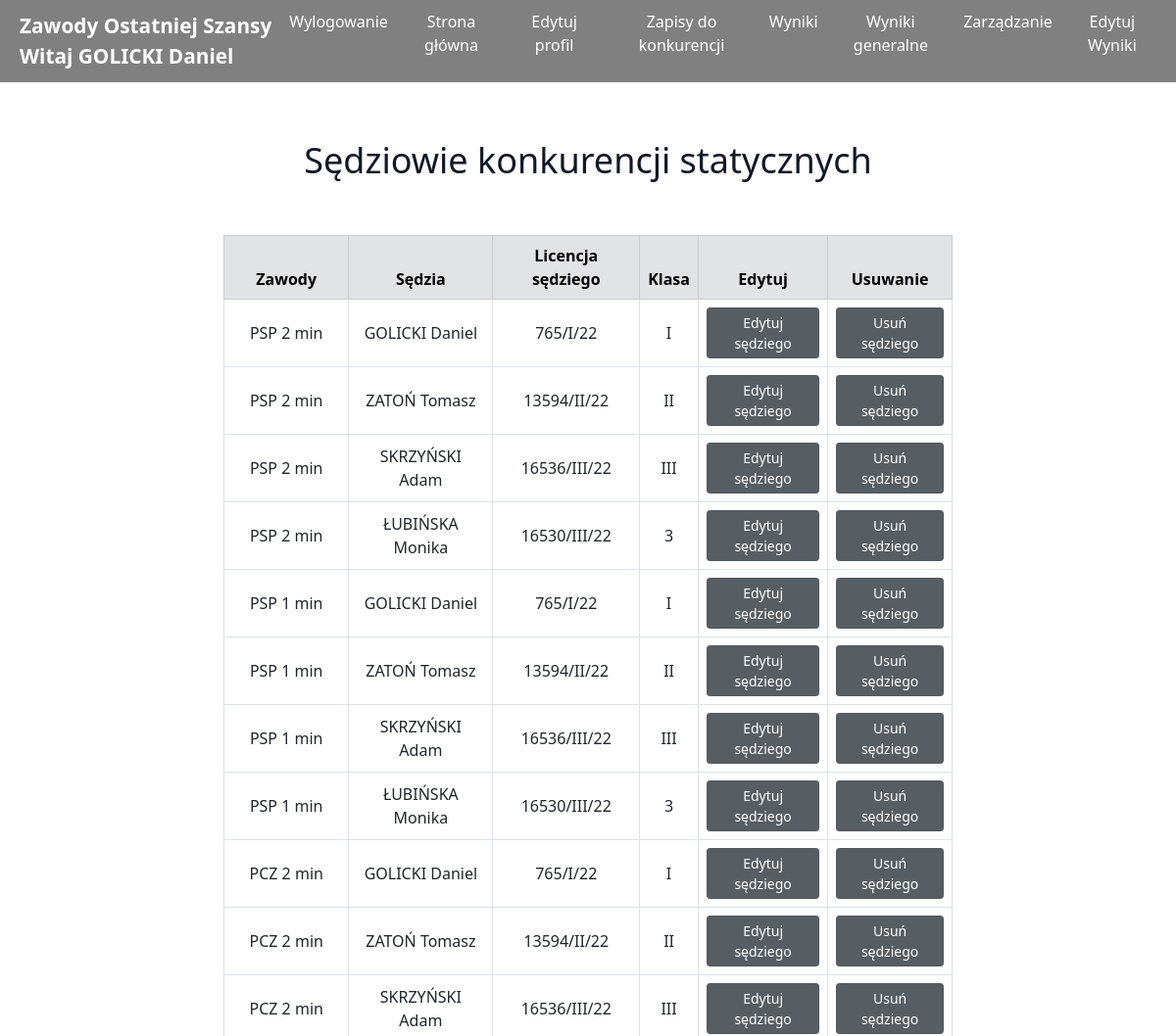
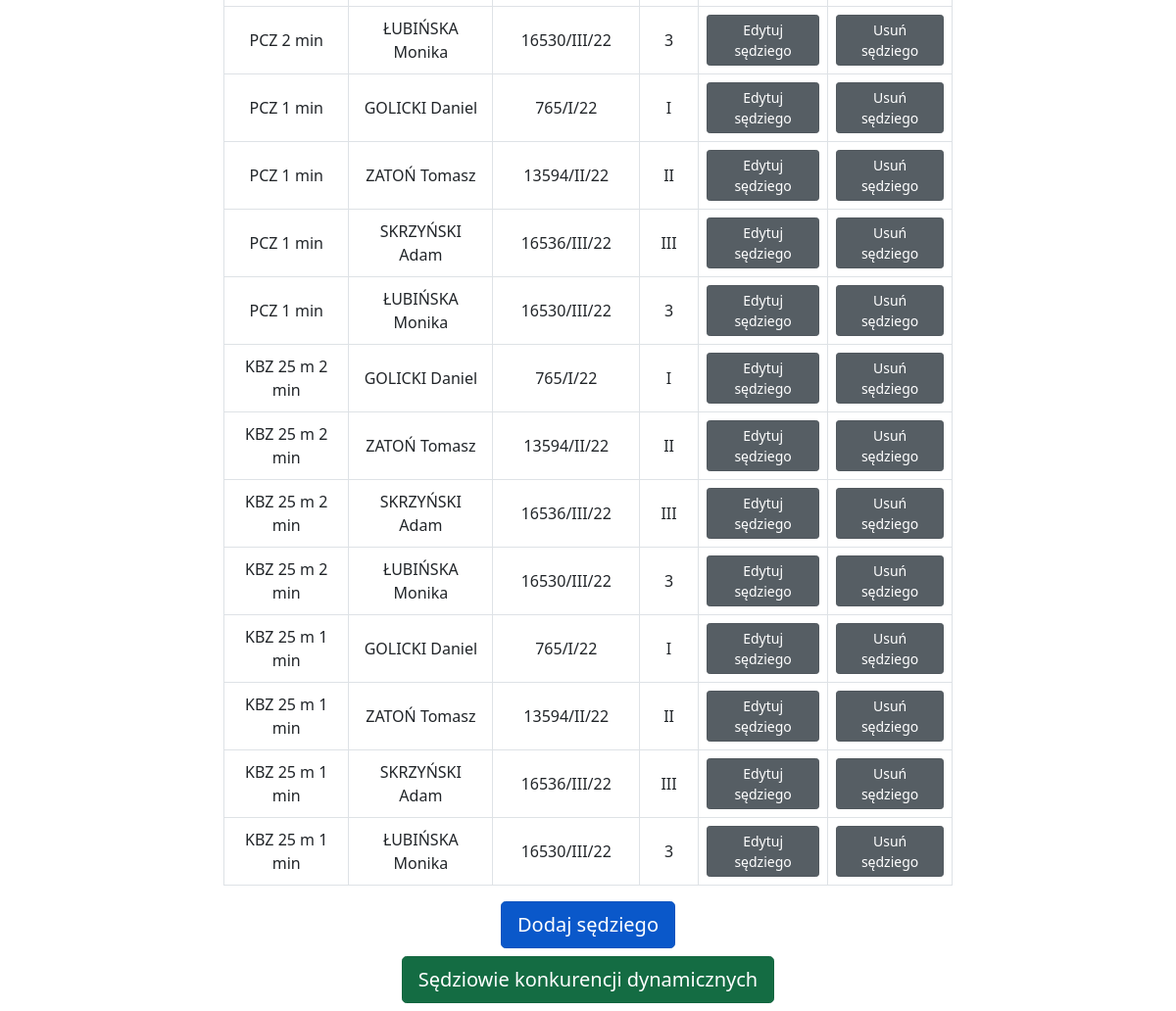
The page /37/sedzia_lista/ (signed in) on the database its author committed (2 pictures, top to bottom).
### zawody/models.py (models this page shows)
class Turniej(models.Model):
	nazwa = models.CharField(max_length=30)
	rejestracja = models.BooleanField(default=True, verbose_name='Rejestracja')
	klasyfikacja_generalna = models.BooleanField(default=True, verbose_name='Klasyfikacja generalna')
	turniej_archiwalny = models.BooleanField(default=False, verbose_name='Turniej archiwalny')
	wyniki_widoczne = models.BooleanField(default=True, verbose_name='Pokaż wyniki')
	turniej_druzynowy = models.BooleanField(default=False, verbose_name='Turniej drużynowy')
	wyniki_generalne_widoczne = models.BooleanField(default=True, verbose_name='Pokaż wyniki generalne')
	def __str__(self):
		return self.nazwa

class Sedzia(models.Model):
	zawody 		= models.ForeignKey(Zawody, on_delete=models.CASCADE)
	sedzia 		= models.ForeignKey(Account, on_delete=models.CASCADE)
	class Meta:
		verbose_name_plural = "Sędziowie"

class Zawody(models.Model):
	nazwa = models.CharField(max_length=30)
	liczba_strzalow = models.IntegerField(default=10)
	turniej = models.ForeignKey(Turniej, on_delete=models.CASCADE, null=True, blank=True)
	oplata_konkurencja = models.FloatField(default=0)
	oplata_bron = models.FloatField(default=0)
	oplata_amunicja = models.FloatField(default=0)
	zawody_grupa = models.ForeignKey(ZawodyGrupa, on_delete=models.SET_NULL, null=True, blank=True)
	def __str__(self):
		return self.nazwa
	class Meta:
		verbose_name_plural = "Zawody statyczne"

### account/models.py (models this page shows, shortened)
class Account(AbstractBaseUser):
	email 					= models.EmailField(verbose_name="email", max_length=60, unique=True, null=False)
	username 				= models.CharField(max_length=30, unique=True)
	imie					=models.TextField(max_length=60, null=False)
	nazwisko				=models.TextField(max_length=60, null=False)
	licencja				=models.TextField(max_length=60, verbose_name='Numer licencji', blank=True, null=True)
	licencja_sedziego		=models.TextField(max_length=60, verbose_name='Numer licencji sędziego', blank=True, null=True)
	klub					=models.TextField(max_length=60,  blank=True, null=True)
	klasa_sedziego			=models.TextField(max_length=60, verbose_name='Klasa sędziego', blank=True, null=True)
	date_joined				= models.DateTimeField(verbose_name='date joined', auto_now_add=True)
	last_login				= models.DateTimeField(verbose_name='last login', auto_now=True)
	is_admin				= models.BooleanField(default=False)
	is_active				= models.BooleanField(default=True)
	is_staff				= models.BooleanField(default=False)
	is_superuser			= models.BooleanField(default=False)
	is_sedzia				= models.BooleanField(default=False)
	rts						= models.BooleanField(default=False)
	rodo_accepted			= models.BooleanField(default=False)
	USERNAME_FIELD = 'email'
	REQUIRED_FIELDS = ['username',]
	objects = MyAccountManager();
	def __str__(self):
		return (self.nazwisko+' '+self.imie)

### zawody/views.py (the view)
# urls.py: path('<int:pk>/sedzia_lista/', SedziaListView.as_view(), name="sedzia_lista"),
class SedziaListView(LoginRequiredMixin, ListView):
	login_url = 'start'
	template_name = "zawody/sedzia_lista.html"
	def get_context_data(self, **kwargs):
		context = super().get_context_data(**kwargs)
		context['pk'] = self.kwargs['pk']
		context['nazwa_turnieju'] = nazwa_turnieju(self.kwargs['pk'])
		return context
	def get_queryset(self):
		return Sedzia.objects.filter(zawody__turniej__id=self.kwargs['pk']).order_by('zawody')
	def dispatch(self, request, *args, **kwargs):
		try:
			if request.user.is_admin:
				print(request.user.id)
				return super(SedziaListView, self).dispatch(request, *args, **kwargs)
			else:
				return redirect('not_authorized')
		except:
			return redirect('not_authorized')

### mainapp/views.py (called while the page is built)
def nazwa_turnieju(arg):
	nazwa = Turniej.objects.filter(id=arg)
	return nazwa

### zawody/templates/zawody/sedzia_lista.html
{% extends "base.html" %}
{% block content %}
  <div class="container">
    <div class="d-flex justify-content-center pt-5 pb-5">
      <h1 class="sm:text-4xl text-3xl font-medium title-font mb-2 text-gray-900">Sędziowie konkurencji statycznych</h1>
    </div>
    <div class="lg:w-2/3 w-full mx-auto overflow-auto">
      <table class="table table-hover table-bordered table-responsive mx-auto w-auto align-middle md:text-center">
      	<thead class="table-secondary">
        	<tr>
				<td class="m"><b>Zawody</b></td>
				<td class="m"><b>Sędzia</b></td>
				<td class="m"><b>Licencja sędziego</b></td>
				<td class="m"><b>Klasa</b></td>
				<td class="m"><b>Edytuj</b></td>
				<td class="m"><b>Usuwanie</b></td>
			</tr>
		</thead>
        	{% for osoba in object_list %}
        	<tr>
	            <td class="m">{{ osoba.zawody }}</td>
	        	<td class="m">{{ osoba.sedzia }}</td>
	        	<td class="m">{{ osoba.sedzia.licencja_sedziego }}</td>
	        	<td class="m">{{ osoba.sedzia.klasa_sedziego }}</td>
				<td><a href="{% url 'sedzia_edit' osoba.sedzia.id pk %}" class="btn btn-secondary btn-sm active" role="button" aria-pressed="true"><p class="m m-0 p-0">Edytuj sędziego</p></a></td>
				<td><a href="{% url 'sedzia_delete' osoba.pk pk %}" class="btn btn-secondary btn-sm active" role="button" aria-pressed="true"><p class="m m-0 p-0">Usuń sędziego</p></a></td>
			</tr>
        	{% endfor %}
      </table>
    </div>
	<div class="d-flex justify-content-center pb-2"" >
		<div>
			<a href="{% url 'dodaj_sedziego' pk %}" class="btn btn-primary btn-lg active" role="button" aria-pressed="true"<p class="m m-0 p-0">Dodaj sędziego</a></a>
		</div>
	</div>
	<div class="d-flex justify-content-center pb-2"" >
		<div>
			<a href="{% url 'sedzia_dynamic_lista' pk=pk %}" class="btn btn-success btn-lg active" role="button" aria-pressed="true"<p class="m m-0 p-0">Sędziowie konkurencji dynamicznych</a></a>
		</div>
	</div>
  </div>
{% endblock content %}

### templates/base.html (shortened to what this page needs)
{% load static %}
<!DOCTYPE html>
<html>
	<head>
        <link href="{% static 'css/static.css' %}" rel="stylesheet" type="text/css">
	    <link href="https://unpkg.com/tailwindcss@^2/dist/tailwind.min.css" rel="stylesheet">
	    <link href="https://cdn.jsdelivr.net/npm/bootstrap@5.0.0-beta2/dist/css/bootstrap.min.css" rel="stylesheet">
	</head>
	<body>
	<header>
		<a href="#" class="logo">
				<span>
					{{nazwa_turnieju.0}}
					<br>
			{% if request.user.is_authenticated %}
					Witaj {{request.user}}
			{% endif %}
				</span>
		</a>
		<ul class="navigation">
			{% if request.user.is_authenticated %}
				<li><a href="{% url 'logout' pk=pk %}" onclick="toggleMenu();">Wylogowanie</a></li>
				{% if request.user.rodo_accepted %}
					<li><a href="{% url 'start' %}" onclick="toggleMenu();">Strona główna</a></li>
					{% if request.user.is_admin or request.user.is_sedzia %}
	    				<li><a href="{% url 'sedzia_edit' pk=user.id pk_turniej=pk%}" onclick="toggleMenu();">Edytuj profil</a></li>
	    			{% else %}
	    				<li><a href="{% url 'account_edit_personal' pk=user.id pk_turniej=pk%}" onclick="toggleMenu();">Edytuj profil</a></li>
	    			{% endif %}
					<li><a href="{% url 'rejestracja_choose' pk=pk %}" onclick="toggleMenu();">Zapisy do konkurencji</a></li>
					{% if user.is_superuser or user.rts or nazwa_turnieju.0.wyniki_widoczne %}
						<li><a href="{% url 'wyniki' pk=pk %}" onclick="toggleMenu();">Wyniki</a></li>
					{% endif %}
					{% if user.is_superuser or user.rts or nazwa_turnieju.0.wyniki_generalne_widoczne%}
						<li><a href="{% url 'wyniki_general' pk=pk %}" onclick="toggleMenu();">Wyniki generalne</a></li>
					{% endif %}
					{% if user.is_superuser or user.rts %}
						<li><a href="{% url 'zarzadzanie' pk=pk %}" onclick="toggleMenu();">Zarządzanie</a></li>
					{% endif %}
					{% if request.user.is_sedzia %}
						<li><a href="{% url 'wyniki_edycja' pk=pk %}" onclick="toggleMenu();">Edytuj Wyniki</a></li>
					{% endif%}
				{% endif %}
			{% endif %}
		</ul>
	</header>
		<div class="container p-0 pt-5 mt-5">
		{% block content %}
		{% endblock content %}
	</div>
	</body>
</html>

### static/css/static.css (style rules this page uses)
header { position: fixed; top: 0; left: 0; width: 100%; padding: 10px 20px; z-index: 10000; display: flex; justify-content: space-between; align-items: center; transition: 0.5s; background-color: grey; }
header .logo { color: #fff; font-weight: 700; font-size: 1.5em; text-decoration: none; }
header .logo span { color: white; white-space: nowrap; }
header .navigation { position: relative; display: flex; }
header .navigation li { list-style: none; margin-left: 30px; text-align: center; }
header .navigation li a { text-decoration: none; color: #fff; font-weight: 300; transition: transform 2s ease-in-out; }
@media (max-width: 1300px) { header .navigation { padding-left: 2px; } }
@media (max-width: 1300px) { header .navigation li { margin-left: 16px; } }
@media (max-width: 1300px) { header .logo { color: #fff; font-weight: 700; font-size: 1.3em; text-decoration: none; } }
.active { color: white; }

### rows shown on the page
Turniej: nazwa "Zawody Ostatniej Szansy"
Account: user "GOLICKI Daniel"
Sedzia: zawody "PSP 2 min", sedzia "GOLICKI Daniel", sedzia.licencja_sedziego "765/I/22", sedzia.klasa_sedziego "I"
Sedzia: zawody "PSP 2 min", sedzia "ZATOŃ Tomasz", sedzia.licencja_sedziego "13594/II/22", sedzia.klasa_sedziego "II"
Sedzia: zawody "PSP 2 min", sedzia "SKRZYŃSKI Adam", sedzia.licencja_sedziego "16536/III/22", sedzia.klasa_sedziego "III"
Sedzia: zawody "PSP 2 min", sedzia "ŁUBIŃSKA Monika", sedzia.licencja_sedziego "16530/III/22", sedzia.klasa_sedziego "3"
Sedzia: zawody "PSP 1 min", sedzia "GOLICKI Daniel", sedzia.licencja_sedziego "765/I/22", sedzia.klasa_sedziego "I"
Sedzia: zawody "PSP 1 min", sedzia "ZATOŃ Tomasz", sedzia.licencja_sedziego "13594/II/22", sedzia.klasa_sedziego "II"
Sedzia: zawody "PSP 1 min", sedzia "SKRZYŃSKI Adam", sedzia.licencja_sedziego "16536/III/22", sedzia.klasa_sedziego "III"
Sedzia: zawody "PSP 1 min", sedzia "ŁUBIŃSKA Monika", sedzia.licencja_sedziego "16530/III/22", sedzia.klasa_sedziego "3"
Sedzia: zawody "PCZ 2 min", sedzia "GOLICKI Daniel", sedzia.licencja_sedziego "765/I/22", sedzia.klasa_sedziego "I"
Sedzia: zawody "PCZ 2 min", sedzia "ZATOŃ Tomasz", sedzia.licencja_sedziego "13594/II/22", sedzia.klasa_sedziego "II"
Sedzia: zawody "PCZ 2 min", sedzia "SKRZYŃSKI Adam", sedzia.licencja_sedziego "16536/III/22", sedzia.klasa_sedziego "III"
Sedzia: zawody "PCZ 2 min", sedzia "ŁUBIŃSKA Monika", sedzia.licencja_sedziego "16530/III/22", sedzia.klasa_sedziego "3"
Sedzia: zawody "PCZ 1 min", sedzia "GOLICKI Daniel", sedzia.licencja_sedziego "765/I/22", sedzia.klasa_sedziego "I"
Sedzia: zawody "PCZ 1 min", sedzia "ZATOŃ Tomasz", sedzia.licencja_sedziego "13594/II/22", sedzia.klasa_sedziego "II"
Sedzia: zawody "PCZ 1 min", sedzia "SKRZYŃSKI Adam", sedzia.licencja_sedziego "16536/III/22", sedzia.klasa_sedziego "III"
Sedzia: zawody "PCZ 1 min", sedzia "ŁUBIŃSKA Monika", sedzia.licencja_sedziego "16530/III/22", sedzia.klasa_sedziego "3"
Sedzia: zawody "KBZ 25 m 2 min", sedzia "GOLICKI Daniel", sedzia.licencja_sedziego "765/I/22", sedzia.klasa_sedziego "I"
Sedzia: zawody "KBZ 25 m 2 min", sedzia "ZATOŃ Tomasz", sedzia.licencja_sedziego "13594/II/22", sedzia.klasa_sedziego "II"
Sedzia: zawody "KBZ 25 m 2 min", sedzia "SKRZYŃSKI Adam", sedzia.licencja_sedziego "16536/III/22", sedzia.klasa_sedziego "III"
Sedzia: zawody "KBZ 25 m 2 min", sedzia "ŁUBIŃSKA Monika", sedzia.licencja_sedziego "16530/III/22", sedzia.klasa_sedziego "3"
Sedzia: zawody "KBZ 25 m 1 min", sedzia "GOLICKI Daniel", sedzia.licencja_sedziego "765/I/22", sedzia.klasa_sedziego "I"
Sedzia: zawody "KBZ 25 m 1 min", sedzia "ZATOŃ Tomasz", sedzia.licencja_sedziego "13594/II/22", sedzia.klasa_sedziego "II"
Sedzia: zawody "KBZ 25 m 1 min", sedzia "SKRZYŃSKI Adam", sedzia.licencja_sedziego "16536/III/22", sedzia.klasa_sedziego "III"
Sedzia: zawody "KBZ 25 m 1 min", sedzia "ŁUBIŃSKA Monika", sedzia.licencja_sedziego "16530/III/22", sedzia.klasa_sedziego "3"
